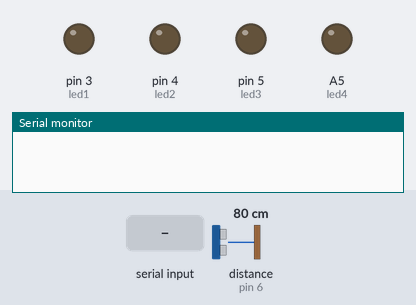
The sketch below on a simulated Arduino Uno, built with avr-gcc and run on an emulated ATmega328P. Parts: output pins drawn as LEDs (lit = HIGH), the last lines printed to the serial monitor. Inputs (shaded band) come from the test bench; at power-on: distance to the obstacle (sensor on pin 6) 80 cm. The echo pulse lasts 58.3 µs per cm; pins used as bus, display or sensor lines are not drawn.

Above: at 1.2 s.
1.3 s: "*" received over Serial
At 2.0 s:
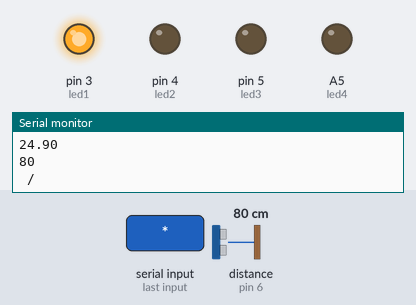
Timing chart, 0 to 4.3 s (numbered marks = the images above; inputs shaded):
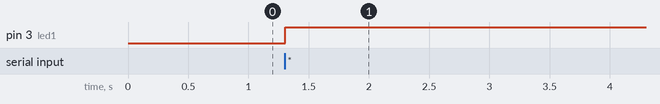

Measured:
- after the input at 1.3 s, pin 3 (led1): LOW → HIGH at once

The sketch:

Ultrasonic__lm35.ino
```cpp
#define led1 3
#define led2 4
#define led3 5
#define led4 A5
#define lm35 A0
#define trigPin 7
#define echoPin 6

long duration, distance;
int baca_sensor;
float suhu;

void setup()
{
  Serial.begin (9600);
  pinMode(trigPin, OUTPUT);
  pinMode(echoPin, INPUT);

  pinMode(led1, OUTPUT);
  pinMode(led2, OUTPUT);
  pinMode(led3, OUTPUT);
  pinMode(led4, OUTPUT);
}

void loop()
{
   if (Serial.available()>0)
  {
    int dataIn = Serial.read();
    if (dataIn == '*')
    {
      baca_sensor = analogRead(lm35); // membaca nilai adc
      suhu = baca_sensor * 0.48828125;
      if ( suhu>=36)
      {
        digitalWrite(led4, HIGH);
      }
      else
      {
        digitalWrite(led4, LOW);
      }


      digitalWrite(trigPin, LOW);
      delayMicroseconds(2);
      digitalWrite(trigPin, HIGH);
      delayMicroseconds(10);
      digitalWrite(trigPin, LOW);
      duration = pulseIn(echoPin, HIGH);
      distance = (duration/2) / 29.1;

      if (distance >= 50)
      {
        digitalWrite(led1, HIGH);
        digitalWrite(led2, LOW);
        digitalWrite(led3, LOW);

      }
      if (distance >= 30 && distance <=49)
      {
        digitalWrite(led1, LOW);
        digitalWrite(led2, HIGH);
        digitalWrite(led3, LOW);

      }
      if (distance <= 29)
      {
        digitalWrite(led1, LOW);
        digitalWrite(led2, LOW);
        digitalWrite(led3, HIGH);

      }
      Serial.println("#");
      Serial.println(suhu);
      Serial.println(distance);
      Serial.println(" /");

      delay(1000);

    }
  }
}
```
